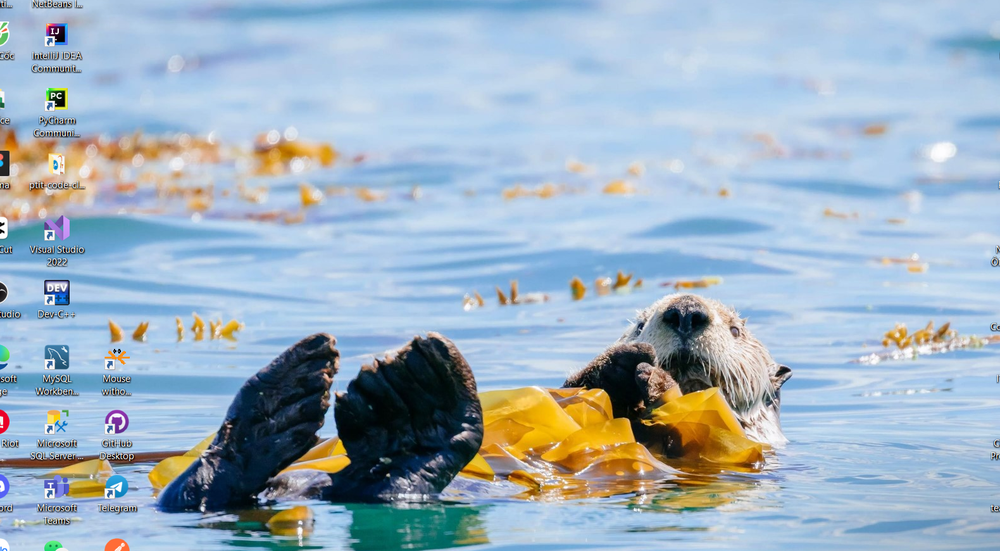
#> input picture Features Detection/img1.png, 1000 x 551 px, shrunk from 1580 x 870 before the run, given in place of the camera
$ python 'Changing Colorspaces.py'
#> lines starting #> are read from the running program, lines starting #| are printed output that depends on the picture; after the words box and inside, x2 and y2 are one past the last pixel; in counts of white or black regions, pixels touching at a corner belong together
import cv2 as cv
import numpy as np

# Changing Color-space
# flags = [i for i in dir(cv) if i.startswith('COLOR_')]
# print( flags )

# Object Tracking
cap = cv.VideoCapture(0)
while(1):
    # Take each frame
    _, frame = cap.read()
#> frame is the input picture: shape (551, 1000, 3); mean B, G, R 193.3, 177.9, 158.9
    # Convert BGR to HSV
    hsv = cv.cvtColor(frame, cv.COLOR_BGR2HSV)
#> hsv: shape (551, 1000, 3); mean H, S, V 93.9, 81.2, 205.2
    # define range of blue color in HSV
    lower_blue = np.array([110,50,50])
    upper_blue = np.array([130,255,255])
    # Threshold the HSV image to get only blue colors
    mask = cv.inRange(hsv, lower_blue, upper_blue)
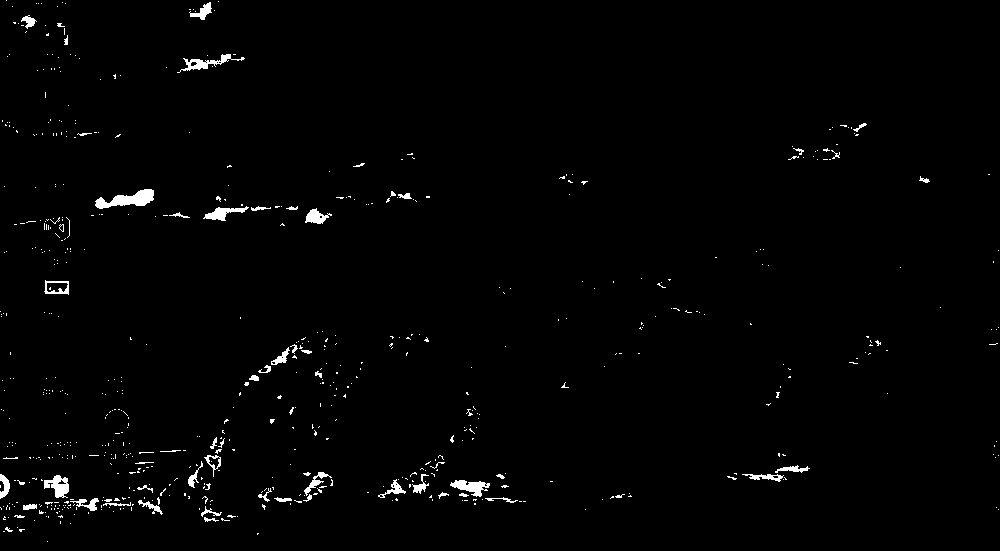
#> mask: shape (551, 1000); 1.3% white; 640 white regions (582 under 20 px), largest, box (x1, y1, x2, y2) and area: (95, 189, 154, 209) 606, (450, 480, 490, 497) 350, (177, 54, 245, 73) 342
    # Bitwise-AND mask and original image
    res = cv.bitwise_and(frame, frame, mask= mask)
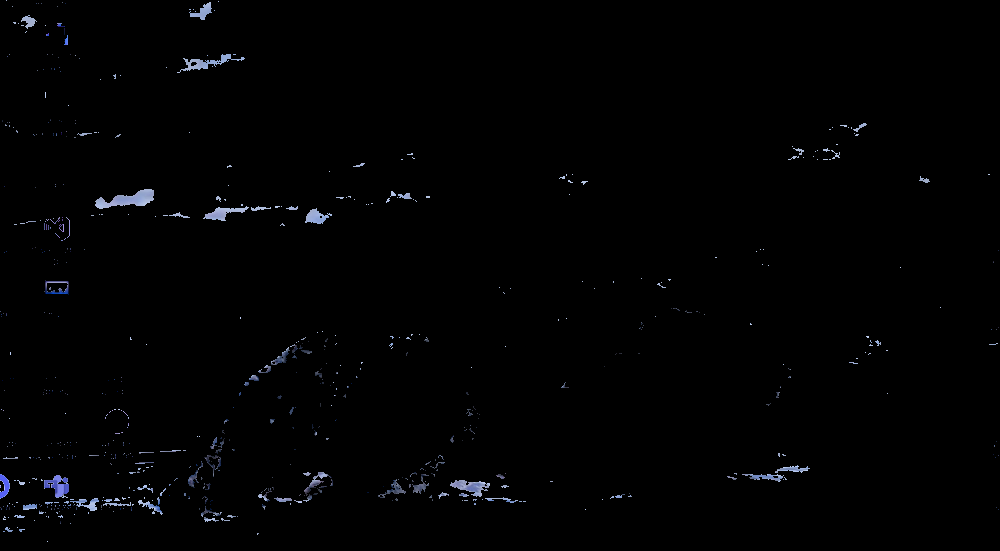
#> res: shape (551, 1000, 3); mean B, G, R 2.4, 1.8, 1.7
    cv.imshow('frame',frame)
    cv.imshow('mask',mask)
    cv.imshow('res',res)
    k = cv.waitKey(5) & 0xFF
#> (key Esc is pressed here)
    if k == 27:
        break
cv.destroyAllWindows()

# How to find HSV values to track?
# green = np.uint8([[[0,255,0 ]]])
# hsv_green = cv.cvtColor(green,cv.COLOR_BGR2HSV)
# print( hsv_green )
# [[[ 60 255 255]]]

$ run again, on Features Detection/img2.png
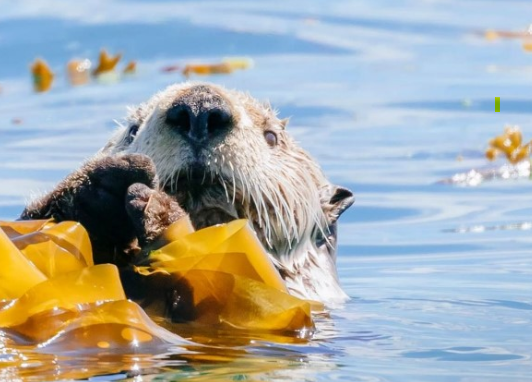
#> input picture Features Detection/img2.png, 532 x 382 px, given in place of the camera
#> frame is the input picture: shape (382, 532, 3); mean B, G, R 168.1, 170.7, 166.1
#> hsv: shape (382, 532, 3); mean H, S, V 77.8, 88.1, 199.4
#> `mask = cv.inRange(hsv, lower_blue, upper_blue)`:
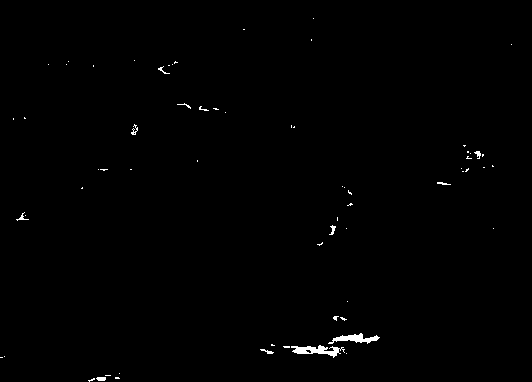
#> mask: shape (382, 532); 0.53% white; 66 white regions (55 under 20 px), largest, box (x1, y1, x2, y2) and area: (291, 345, 345, 358) 324, (328, 333, 380, 344) 256, (96, 377, 106, 381) 35
